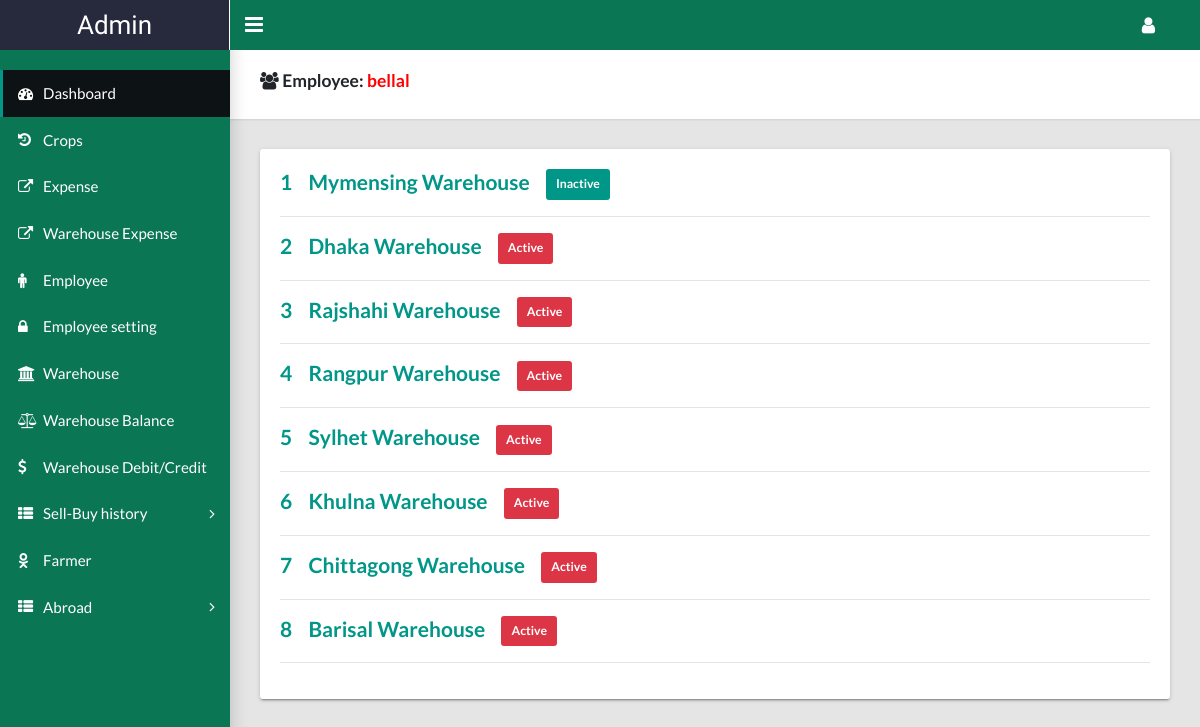
The app's page /admin/employeeSettingContentSelect.php?operator=bellal (signed in) with its own data.
### tables this page shows
CREATE TABLE `warehouse` (
  `id` int(11) NOT NULL,
  `name` varchar(50) NOT NULL,
  `division` varchar(50) NOT NULL
);

### lib/Database.php (called while the page is built, shortened)
<?php
Class Database{
		private $host   = "localhost";
	private $user   = "root";
	private $pass   = "";
	private $dbname = "e_agri";
	public $link;
	private function connectDB(){
	$this->link = new mysqli($this->host, $this->user, $this->pass, $this->dbname);
 }
	public function select($query){
		$result = $this->link->query($query) or die($this->link->error.__LINE__);
		if($result->num_rows > 0){
			return $result;
		} else {
			return false;
		}
	}
}

### admin/employeeSettingContentSelect.php (the view, shortened to what this page needs)
<?php include './header.php'; ?>
<?php include './side.php'; ?>
<?php
 $operator='';
 if(isset($_GET["operator"]))
  {
    $operator = (string)$_GET["operator"];
  }
?>
<main class="app-content">
  <div class="app-title">
    <div>
      <h5><i class="fa fa-users"></i> Employee: <span style="color: red;"><?php echo $operator ?></span> </h5>
    </div>
  </div>
  <div class="row">
    <div class="col-md-12">
      <div class="tile">
        <div class="tile-body">
          <div class="table-responsive">
              <?php
                $i=0;
                $query = "SELECT * FROM `warehouse` ";
                $result = $db->select($query);
                if ($result) {
                while ($resultt = $result->fetch_assoc()) {
                  $query="SELECT * FROM workstation WHERE employeeId='$operator'";
                  $warehouseActivee = $db->select($query);
                  $warehouseActivee = $warehouseActivee->fetch_assoc();
                  $i++;
              ?>
            <div class="panel-group" id="accordion" role="tablist" aria-multiselectable="true">
              <div class="panel panel-default">
                <div class="panel-heading" role="tab" id="">
                  <h4>
                  	<a role="button" data-toggle="collapse" data-parent="#accordion" href="" aria-expanded="true" aria-controls="">
                      <?php
                        if($resultt['division'] == 'mymensingh'){
                          ?>
                          <?php echo $i; ?>
                          <?php echo $resultt['name']; ?>
                          <?php
                            if ($warehouseActivee['Mymensingh'] == 1) {
                              ?>
                              <input type="submit" id="<?php echo $warehouseActivee['id'] ?>" class="btn btn-primary  btn-sm mymensinghSelectInactive"  value="Inactive">
                              <?php
                                } else {
                              ?>
                              <input type="submit" id="<?php echo $warehouseActivee['id'] ?>" class="btn btn-danger  btn-sm mymensinghSelectActive"  value="Active">
                              <?php
                              }
                              ?>
                              <hr>
                        <?php
                          }
                      ?>
                      <?php
                        if($resultt['division'] == 'dhaka'){
                          ?>
                          <?php echo $i; ?>
                          <?php echo $resultt['name']; ?>
                          <?php
                            if ($warehouseActivee['Dhaka'] == 1) {
                              ?>
                              <input type="submit" id="<?php echo $warehouseActivee['id'] ?>" class="btn btn-primary  btn-sm dhakaSelectInactive"  value="Inactive">
                              <?php
                                } else {
                              ?>
                              <input type="submit" id="<?php echo $warehouseActivee['id'] ?>" class="btn btn-danger  btn-sm dhakaSelectActive"  value="Active">
                              <?php
                              }
                              ?>
                              <hr>
                        <?php
                          }
                      ?>
                      <?php
                        if($resultt['division'] == 'rajshahi'){
                          ?>
                          <?php echo $i; ?>
                          <?php echo $resultt['name']; ?>
                          <?php
                            if ($warehouseActivee['Rajshahi'] == 1) {
                              ?>
                              <input type="submit" id="<?php echo $warehouseActivee['id'] ?>" class="btn btn-primary  btn-sm rajshahiSelectInactive"  value="Inactive">
                              <?php
                                } else {
                              ?>
                              <input type="submit" id="<?php echo $warehouseActivee['id'] ?>" class="btn btn-danger  btn-sm rajshahiSelectActive"  value="Active">
                              <?php
                              }
                              ?>
                              <hr>
                        <?php
                          }
                      ?>
                      <?php
                        if($resultt['division'] == 'rangpur'){
                          ?>
                          <?php echo $i; ?>
                          <?php echo $resultt['name']; ?>
                          <?php
                            if ($warehouseActivee['Rangpur'] == 1) {
                              ?>
                              <input type="submit" id="<?php echo $warehouseActivee['id'] ?>" class="btn btn-primary  btn-sm rangpurSelectInactive"  value="Inactive">
                              <?php
                                } else {
                              ?>
                              <input type="submit" id="<?php echo $warehouseActivee['id'] ?>" class="btn btn-danger  btn-sm rangpurSelectActive"  value="Active">
                              <?php
                              }
                              ?>
                              <hr>
                        <?php
                          }
                      ?>
                      <?php
                        if($resultt['division'] == 'sylhet'){
                          ?>
                          <?php echo $i; ?>
                          <?php echo $resultt['name']; ?>
                          <?php
                            if ($warehouseActivee['Sylhet'] == 1) {
                              ?>
                              <input type="submit" id="<?php echo $warehouseActivee['id'] ?>" class="btn btn-primary  btn-sm sylhetSelectInactive"  value="Inactive">
                              <?php
                                } else {
                              ?>
                              <input type="submit" id="<?php echo $warehouseActivee['id'] ?>" class="btn btn-danger  btn-sm sylhetSelectActive"  value="Active">
                              <?php
                              }
                              ?>
                              <hr>
                        <?php
                          }
                      ?>
                      <?php
                        if($resultt['division'] == 'khulna'){
                          ?>
                          <?php echo $i; ?>
                          <?php echo $resultt['name']; ?>
                          <?php
                            if ($warehouseActivee['Khulna'] == 1) {
                              ?>
                              <input type="submit" id="<?php echo $warehouseActivee['id'] ?>" class="btn btn-primary  btn-sm khulnaSelectInactive"  value="Inactive">
                              <?php
                                } else {
                              ?>
                              <input type="submit" id="<?php echo $warehouseActivee['id'] ?>" class="btn btn-danger  btn-sm khulnaSelectActive"  value="Active">
                              <?php
                              }
                              ?>
                              <hr>
                        <?php
                          }
                      ?>
                      <?php
                        if($resultt['division'] == 'barisal'){
                          ?>
                          <?php echo $i; ?>
                          <?php echo $resultt['name']; ?>
                          <?php
                            if ($warehouseActivee['Barisal'] == 1) {
                              ?>
                              <input type="submit" id="<?php echo $warehouseActivee['id'] ?>" class="btn btn-primary  btn-sm barisalSelectInactive"  value="Inactive">
                              <?php
                                } else {
                              ?>
                              <input type="submit" id="<?php echo $warehouseActivee['id'] ?>" class="btn btn-danger  btn-sm barisalSelectActive"  value="Active">
                              <?php
                              }
                              ?>
                              <hr>
                        <?php
                          }
                      ?>
                      <?php
                        if($resultt['division'] == 'chittagong'){
                          ?>
                          <?php echo $i; ?>
                          <?php echo $resultt['name']; ?>
                          <?php
                            if ($warehouseActivee['Chittagong'] == 1) {
                              ?>
                              <input type="submit" id="<?php echo $warehouseActivee['id'] ?>" class="btn btn-primary  btn-sm chittagongSelectInactive"  value="Inactive">
                              <?php
                                } else {
                              ?>
                              <input type="submit" id="<?php echo $warehouseActivee['id'] ?>" class="btn btn-danger  btn-sm chittagongSelectActive"  value="Active">
                              <?php
                              }
                              ?>
                              <hr>
                        <?php
                          }
                      ?>
                  	</a>
                  </h4>
                </div>
              </div>
            </div>
               <?php
                  }
                 }
               ?>
          </div>
        </div>
      </div>
    </div>
  </div>
</main>
<?php include './footer.php'; ?>

### records on screen
warehouse: name "Mymensing Warehouse"
warehouse: name "Dhaka Warehouse"
warehouse: name "Rajshahi Warehouse"
warehouse: name "Rangpur Warehouse"
warehouse: name "Sylhet Warehouse"
warehouse: name "Khulna Warehouse"
warehouse: name "Chittagong Warehouse"
warehouse: name "Barisal Warehouse"

### other values on screen
$operator "bellal"
